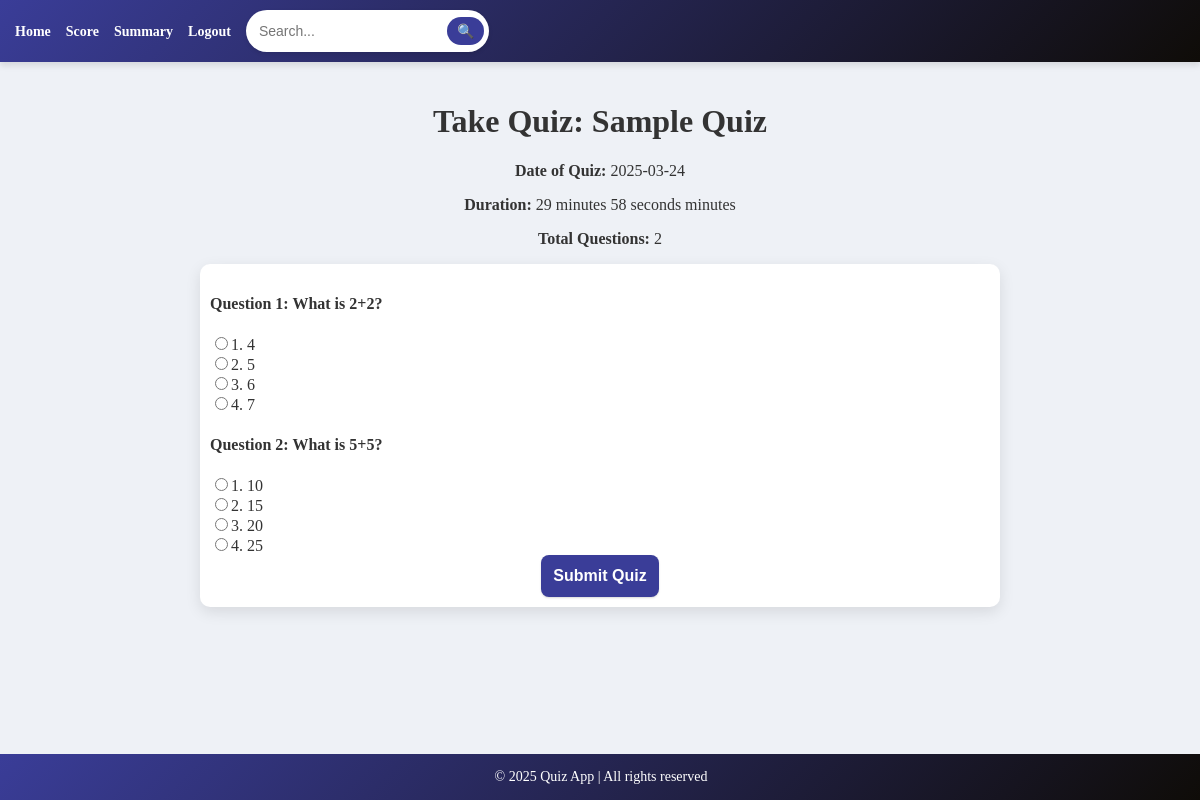
The app's page /take_quiz/1 with its own data.
### models.py (models this page shows, shortened)
class Quiz(db.Model):
    __tablename__ = 'quiz'
    id = db.Column(db.Integer, primary_key=True)
    chapter_id = db.Column(db.Integer, db.ForeignKey('chapters.id'), nullable=False)
    name = db.Column(db.String(225), unique=True, nullable=False)
    date_of_quiz = db.Column(db.Date, nullable=True)
    time_duration = db.Column(db.Integer, nullable=True)
    remarks = db.Column(db.String(255), nullable=True)
    chapter = db.relationship('Chapter', back_populates='quizzes')
    scores = db.relationship('Score', backref='quiz', lazy=True)

class Question(db.Model):
    __tablename__ = 'questions'
    id = db.Column(db.Integer, primary_key=True)
    question_statement = db.Column(db.String, nullable=False)
    option1 = db.Column(db.String, nullable=False)
    option2 = db.Column(db.String, nullable=False)
    option3 = db.Column(db.String, nullable=False)
    option4 = db.Column(db.String, nullable=False)
    correct_answer = db.Column(db.String, nullable=False)
    chapter_id = db.Column(db.Integer, db.ForeignKey('chapters.id'), nullable=False)
    chapter = db.relationship("Chapter", back_populates="questions")

### app.py (the view)
@app.route('/take_quiz/<int:quiz_id>', methods=['GET'])
def take_quiz(quiz_id):
    quiz = Quiz.query.get_or_404(quiz_id)
    questions = Question.query.filter_by(chapter_id=quiz.chapter_id).all()
    return render_template('take_quiz.html', quiz=quiz, questions=questions)

### templates/take_quiz.html (shortened to what this page needs)
{% extends 'base1.html' %}
{% block content %}
<div class="container">
    <h1 class="text-center">Take Quiz: {{ quiz.name }}</h1>
    <div class="quiz-details text-center">
        <p><strong>Date of Quiz:</strong> {{ quiz.date_of_quiz.strftime('%Y-%m-%d') }}</p>
        <p><strong>Duration:</strong> <span id="timer">{{ quiz.time_duration }}</span> minutes</p>
        <p><strong>Total Questions:</strong> {{ questions|length }}</p>
    </div>
    <form method="POST" action="{{ url_for('submit_quiz', quiz_id=quiz.id) }}" onsubmit="setStartTime()">
        <div class="quiz-questions" style="text-align: left;">
            {% for question in questions %}
                <div class="question">
                    <h4>Question {{ loop.index }}: {{ question.question_statement }}</h4>
                    <div>
                        <input type="radio" name="question_{{ question.id }}" value="{{ question.option1 }}" required>1. {{ question.option1 }}<br>
                        <input type="radio" name="question_{{ question.id }}" value="{{ question.option2 }}">2. {{ question.option2 }}<br>
                        <input type="radio" name="question_{{ question.id }}" value="{{ question.option3 }}">3. {{ question.option3 }}<br>
                        <input type="radio" name="question_{{ question.id }}" value="{{ question.option4 }}">4. {{ question.option4 }}<br>
                    </div>
                </div>
            {% endfor %}
        </div>
        <button type="submit" class="btn btn-primary" style="text-align: center;">Submit Quiz</button>
    </form>
</div>
{% endblock %}

### templates/base1.html (style rules this page uses)
form { background: white; padding: 10px; border-radius: 10px; box-shadow: 0px 5px 15px rgba(0, 0, 0, 0.1); }
input, select { border: 2px solid #3a3d98; border-radius: 10px; padding: 8px; }
button { font-size: 14px; font-weight: bold; padding: 8px 12px; }
body { font-family: 'Times New Roman', Times, serif; margin: 0; padding: 0; background-color: #eef1f6; color: #333; }

### templates/take_quiz.html (style rules this page uses)
.btn.btn-primary { display: inline-block; padding: 0.75rem; font-size: 1rem; border: none; border-radius: 8px; cursor: pointer; background-color: #3a3d98; color: #fff; text-decoration: none; box-shadow: 0 1px 2px rgba(0, 0, 0, 0.15); transition: background 0.3s; }

### records on screen
Quiz: name "Sample Quiz", date_of_quiz "2025-03-24"
Question: question_statement "What is 2+2?", option1 "4", option2 "5", option3 "6", option4 "7"
Question: question_statement "What is 5+5?", option1 "10", option2 "15", option3 "20", option4 "25"

### other values on screen
{{ questions|length }} "2"
